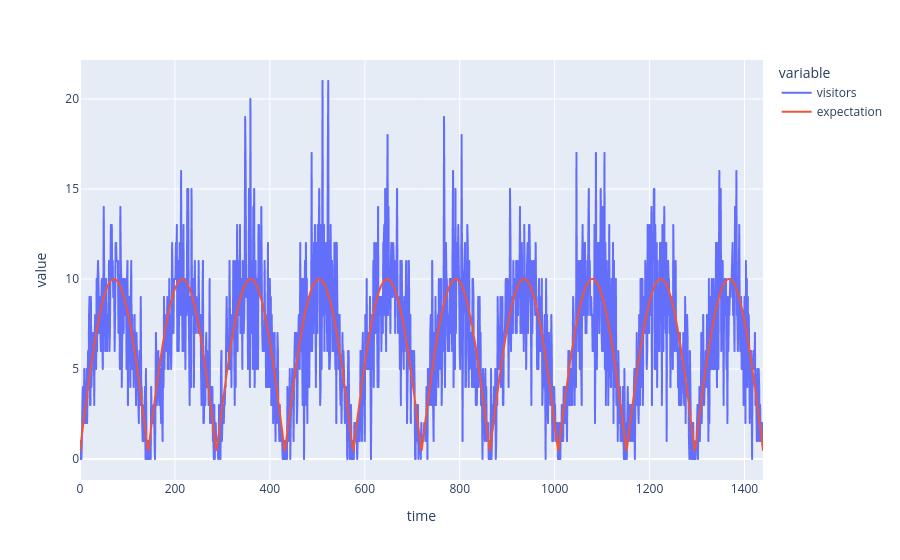

Notebook cell for this chart:
### Code cell
px.line(
    df_visitors,
    x="time",
    y=["visitors", "expectation"],
)

### Figure 1 — Plotly figure (JSON) as saved in the notebook; plotly's stock layout.template omitted (floating-point values rounded to 4 significant figures; data arrays with more than 128 entries replaced by an {"elided": "..."} marker saying what was removed)
{"data": [{"hovertemplate": "variable=visitors<br>time=%{x}<br>value=%{y}<extra></extra>", "legendgroup": "visitors", "line": {"color": "#636efa", "dash": "solid"}, "marker": {"symbol": "circle"}, "mode": "lines", "name": "visitors", "showlegend": true, "type": "scattergl", "x": {"elided": "1440 int values"}, "xaxis": "x", "y": {"elided": "1440 int values"}, "yaxis": "y"}, {"hovertemplate": "variable=expectation<br>time=%{x}<br>value=%{y}<extra></extra>", "legendgroup": "expectation", "line": {"color": "#EF553B", "dash": "solid"}, "marker": {"symbol": "circle"}, "mode": "lines", "name": "expectation", "showlegend": true, "type": "scattergl", "x": {"elided": "1440 int values"}, "xaxis": "x", "y": {"elided": "1440 float values"}, "yaxis": "y"}], "layout": {"legend": {"title": {"text": "variable"}, "tracegroupgap": 0}, "margin": {"t": 60}, "xaxis": {"anchor": "y", "domain": [0, 1], "title": {"text": "time"}}, "yaxis": {"anchor": "x", "domain": [0, 1], "title": {"text": "value"}}}}
